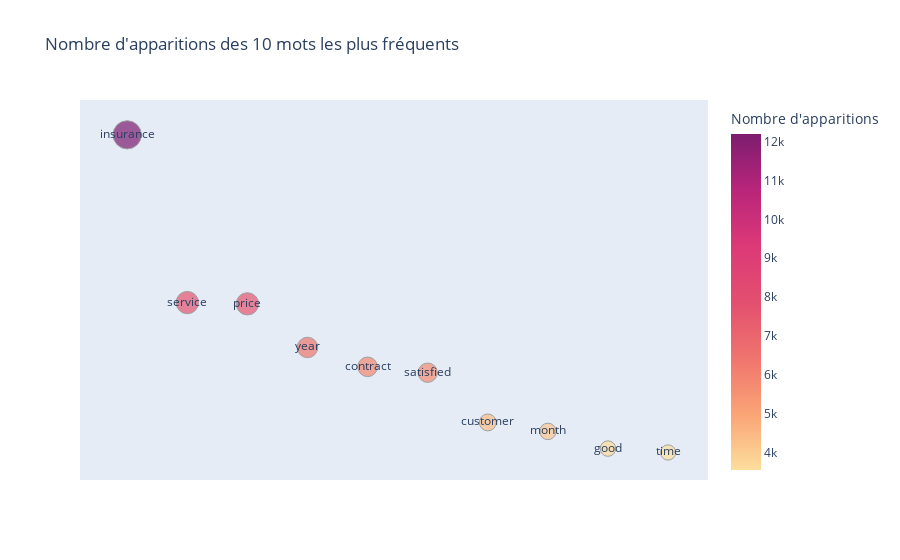

The code cell stored with this chart in its notebook:
### Code cell
# Créer le graphique de dispersion pour les 10 tokens les plus fréquents
fig = px.scatter(top_10_tokens, x='token', y='nombre d\'apparitions', color='nombre d\'apparitions', size='nombre d\'apparitions',
                 color_continuous_scale=px.colors.sequential.Sunsetdark, 
                 labels={'nombre d\'apparitions': 'Nombre d\'apparitions', 'token': 'Token'},
                 title='Nombre d\'apparitions des 10 mots les plus fréquents', text='token')
fig.update_traces(marker=dict(line=dict(width=1, color='Gray')))
fig.update_xaxes(visible=False)
fig.update_yaxes(visible=False)
fig.show()

### Figure 1 — Plotly figure (JSON) as saved in the notebook; plotly's stock layout.template omitted (floating-point values rounded to 4 significant figures)
{"data": [{"hovertemplate": "Token=%{text}<br>Nombre d'apparitions=%{marker.color}<extra></extra>", "legendgroup": "", "marker": {"color": [12201, 7629, 7595, 6406, 5878, 5718, 4363, 4118, 3650, 3544], "coloraxis": "coloraxis", "line": {"color": "Gray", "width": 1}, "size": [12201, 7629, 7595, 6406, 5878, 5718, 4363, 4118, 3650, 3544], "sizemode": "area", "sizeref": 30.5, "symbol": "circle"}, "mode": "markers+text", "name": "", "orientation": "v", "showlegend": false, "text": ["insurance", "service", "price", "year", "contract", "satisfied", "customer", "month", "good", "time"], "type": "scatter", "x": ["insurance", "service", "price", "year", "contract", "satisfied", "customer", "month", "good", "time"], "xaxis": "x", "y": [12201, 7629, 7595, 6406, 5878, 5718, 4363, 4118, 3650, 3544], "yaxis": "y"}], "layout": {"coloraxis": {"colorbar": {"title": {"text": "Nombre d'apparitions"}}, "colorscale": [[0, "rgb(252, 222, 156)"], [0.1667, "rgb(250, 164, 118)"], [0.3333, "rgb(240, 116, 110)"], [0.5, "rgb(227, 79, 111)"], [0.6667, "rgb(220, 57, 119)"], [0.8333, "rgb(185, 37, 122)"], [1, "rgb(124, 29, 111)"]]}, "legend": {"itemsizing": "constant", "tracegroupgap": 0}, "title": {"text": "Nombre d'apparitions des 10 mots les plus fréquents"}, "xaxis": {"anchor": "y", "domain": [0, 1], "title": {"text": "Token"}, "visible": false}, "yaxis": {"anchor": "x", "domain": [0, 1], "title": {"text": "Nombre d'apparitions"}, "visible": false}}}
